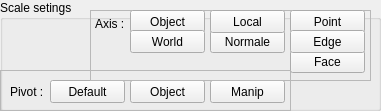
    <widget class="QGroupBox" name="scale">
     <property name="geometry">
      <rect>
       <x>0</x>
       <y>880</y>
       <width>381</width>
       <height>111</height>
      </rect>
     </property>
     <property name="title">
      <string>Scale setings</string>
     </property>
     <property name="flat">
      <bool>false</bool>
     </property>
     <property name="checkable">
      <bool>false</bool>
     </property>
     <widget class="QFrame" name="frame_4">
      <property name="geometry">
       <rect>
        <x>0</x>
        <y>70</y>
        <width>291</width>
        <height>41</height>
       </rect>
      </property>
      <property name="frameShape">
       <enum>QFrame::StyledPanel</enum>
      </property>
      <property name="frameShadow">
       <enum>QFrame::Raised</enum>
      </property>
      <widget class="QLabel" name="label_7">
       <property name="geometry">
        <rect>
         <x>10</x>
         <y>14</y>
         <width>41</width>
         <height>16</height>
        </rect>
       </property>
       <property name="text">
        <string>Pivot :</string>
       </property>
      </widget>
      <widget class="QPushButton" name="pushButton_73">
       <property name="geometry">
        <rect>
         <x>130</x>
         <y>10</y>
         <width>75</width>
         <height>23</height>
        </rect>
       </property>
       <property name="text">
        <string>Object</string>
       </property>
       <property name="checkable">
        <bool>true</bool>
       </property>
       <property name="autoExclusive">
        <bool>true</bool>
       </property>
      </widget>
      <widget class="QPushButton" name="pushButton_71">
       <property name="geometry">
        <rect>
         <x>50</x>
         <y>10</y>
         <width>75</width>
         <height>23</height>
        </rect>
       </property>
       <property name="text">
        <string>Default</string>
       </property>
       <property name="checkable">
        <bool>true</bool>
       </property>
       <property name="autoExclusive">
        <bool>true</bool>
       </property>
      </widget>
      <widget class="QPushButton" name="pushButton_72">
       <property name="geometry">
        <rect>
         <x>210</x>
         <y>10</y>
         <width>75</width>
         <height>23</height>
        </rect>
       </property>
       <property name="text">
        <string>Manip</string>
       </property>
       <property name="checkable">
        <bool>true</bool>
       </property>
       <property name="autoExclusive">
        <bool>true</bool>
       </property>
      </widget>
     </widget>
     <widget class="QFrame" name="frame_5">
      <property name="geometry">
       <rect>
        <x>90</x>
        <y>10</y>
        <width>281</width>
        <height>71</height>
       </rect>
      </property>
      <property name="frameShape">
       <enum>QFrame::StyledPanel</enum>
      </property>
      <property name="frameShadow">
       <enum>QFrame::Raised</enum>
      </property>
      <widget class="QPushButton" name="pushButton_67">
       <property name="geometry">
        <rect>
         <x>40</x>
         <y>0</y>
         <width>75</width>
         <height>23</height>
        </rect>
       </property>
       <property name="text">
        <string>Object</string>
       </property>
       <property name="checkable">
        <bool>true</bool>
       </property>
       <property name="autoExclusive">
        <bool>true</bool>
       </property>
      </widget>
      <widget class="QPushButton" name="pushButton_69">
       <property name="geometry">
        <rect>
         <x>200</x>
         <y>40</y>
         <width>75</width>
         <height>23</height>
        </rect>
       </property>
       <property name="text">
        <string>Face</string>
       </property>
       <property name="checkable">
        <bool>true</bool>
       </property>
       <property name="autoExclusive">
        <bool>true</bool>
       </property>
      </widget>
      <widget class="QPushButton" name="pushButton_65">
       <property name="geometry">
        <rect>
         <x>40</x>
         <y>20</y>
         <width>75</width>
         <height>23</height>
        </rect>
       </property>
       <property name="text">
        <string>World</string>
       </property>
       <property name="checkable">
        <bool>true</bool>
       </property>
       <property name="autoExclusive">
        <bool>true</bool>
       </property>
      </widget>
      <widget class="QPushButton" name="pushButton_64">
       <property name="geometry">
        <rect>
         <x>120</x>
         <y>20</y>
         <width>75</width>
         <height>23</height>
        </rect>
       </property>
       <property name="text">
        <string>Normale</string>
       </property>
       <property name="checkable">
        <bool>true</bool>
       </property>
       <property name="autoExclusive">
        <bool>true</bool>
       </property>
      </widget>
      <widget class="QPushButton" name="pushButton_66">
       <property name="geometry">
        <rect>
         <x>120</x>
         <y>0</y>
         <width>75</width>
         <height>23</height>
        </rect>
       </property>
       <property name="text">
        <string>Local</string>
       </property>
       <property name="checkable">
        <bool>true</bool>
       </property>
       <property name="autoExclusive">
        <bool>true</bool>
       </property>
      </widget>
      <widget class="QLabel" name="label_6">
       <property name="geometry">
        <rect>
         <x>5</x>
         <y>6</y>
         <width>41</width>
         <height>16</height>
        </rect>
       </property>
       <property name="text">
        <string>Axis :</string>
       </property>
      </widget>
      <widget class="QPushButton" name="pushButton_68">
       <property name="geometry">
        <rect>
         <x>200</x>
         <y>0</y>
         <width>75</width>
         <height>23</height>
        </rect>
       </property>
       <property name="text">
        <string>Point</string>
       </property>
       <property name="checkable">
        <bool>true</bool>
       </property>
       <property name="autoExclusive">
        <bool>true</bool>
       </property>
      </widget>
      <widget class="QPushButton" name="pushButton_70">
       <property name="geometry">
        <rect>
         <x>200</x>
         <y>20</y>
         <width>75</width>
         <height>23</height>
        </rect>
       </property>
       <property name="text">
        <string>Edge</string>
       </property>
       <property name="checkable">
        <bool>true</bool>
       </property>
       <property name="autoExclusive">
        <bool>true</bool>
       </property>
      </widget>
     </widget>
    </widget>
